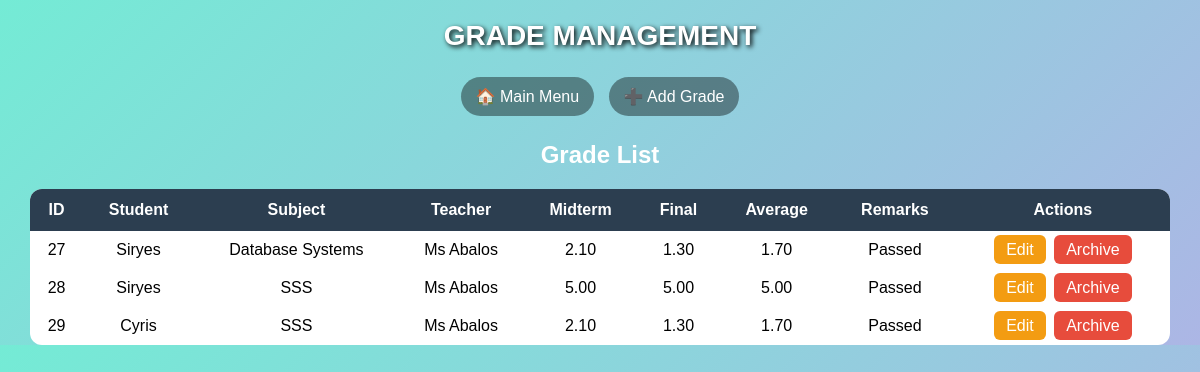
The page /grades.php on the database its author committed.
### tables this page shows
CREATE TABLE `grades` (
  `grade_id` int(11) NOT NULL,
  `student_id` int(11) DEFAULT NULL,
  `subject_id` int(11) DEFAULT NULL,
  `teacher_name` varchar(100) DEFAULT NULL,
  `midterm` decimal(5,2) DEFAULT NULL,
  `final` decimal(5,2) DEFAULT NULL,
  `average` decimal(5,2) DEFAULT NULL,
  `remarks` varchar(10) DEFAULT NULL
);

CREATE TABLE `students` (
  `StudentID` int(11) NOT NULL,
  `FirstName` text DEFAULT NULL,
  `LastName` text DEFAULT NULL,
  `Age` int(11) DEFAULT NULL,
  `Address` text DEFAULT NULL,
  `Contact` varchar(15) NOT NULL,
  `Course` text DEFAULT NULL,
  `Gender` text DEFAULT NULL,
  `YearLevel` text DEFAULT NULL
);

CREATE TABLE `subjects` (
  `subject_id` int(11) NOT NULL,
  `subject_name` varchar(100) DEFAULT NULL,
  `units` int(11) DEFAULT NULL
);

### grades.php (the view, shortened to what this page needs)
<?php
$conn = new mysqli("localhost", "root", "", "studentrecordsV1");
$page = $_GET['action'] ?? 'view';
?>
<!DOCTYPE html>
<html>
<head>
</head>
<body>
<div class="header">GRADE MANAGEMENT</div>
<div class="nav">
    <a href="index.php">🏠 Main Menu</a>
    <a href="grades.php?action=add">➕ Add Grade</a>
</div>
<div class="container">
<?php if ($page == "add"): ?>
<div class="back-container">
    <a class="back" href="grades.php">⬅ Back</a>
</div>
<div class="card">
<h2>Add Grade</h2>
<form method="POST">
<select name="student_id" required>
<option value="">Select Student</option>
<?php
$students = $conn->query("SELECT * FROM Students");
while ($s = $students->fetch_assoc()):
?>
<option value="<?= $s['StudentID'] ?>">
<?= $s['FirstName'] . " " . $s['LastName'] ?>
</option>
<?php endwhile; ?>
</select>
<select name="subject_id" required>
<option value="">Select Subject</option>
<?php
$subjects = $conn->query("SELECT * FROM Subjects");
while ($sub = $subjects->fetch_assoc()):
?>
<option value="<?= $sub['subject_id'] ?>">
<?= $sub['subject_name'] ?>
</option>
<?php endwhile; ?>
</select>
<input name="midterm" placeholder="Midterm" required>
<input name="final" placeholder="Final" required>
<input name="remarks" placeholder="Remarks" required>
<input name="teacher_name" placeholder="Teacher Name" required>
<br><br>
<button name="add_grade">Add Grade</button>
</form>
</div>
<?php else: ?>
<h2 style="text-align:center;color:white;">Grade List</h2>
<table>
<tr>
    <th>ID</th>
    <th>Student</th>
    <th>Subject</th>
    <th>Teacher</th>
    <th>Midterm</th>
    <th>Final</th>
    <th>Average</th>
    <th>Remarks</th>
    <th>Actions</th>
</tr>
<?php
$res = $conn->query("
SELECT Grades.*, Students.FirstName, Subjects.subject_name
FROM Grades
JOIN Students ON Grades.student_id = Students.StudentID
JOIN Subjects ON Grades.subject_id = Subjects.subject_id
");
while ($row = $res->fetch_assoc()):
?>
<tr>
    <td><?= $row['grade_id'] ?></td>
    <td><?= $row['FirstName'] ?></td>
    <td><?= $row['subject_name'] ?></td>
    <td><?= $row['teacher_name'] ?></td>
    <td><?= $row['midterm'] ?></td>
    <td><?= $row['final'] ?></td>
    <td><?= $row['average'] ?></td>
    <td><?= $row['remarks'] ?></td>
    <td>
        <a class="btn edit-btn" href="grades.php?action=edit&id=<?= $row['grade_id'] ?>">Edit</a>
        <a class="btn archive-btn" href="grades.php?action=archive&id=<?= $row['grade_id'] ?>">Archive</a>
    </td>
</tr>
<?php endwhile; ?>
</table>
<?php endif; ?>
</div>
</body>
</html>

### grades.php (style rules this page uses)
body { font-family: Arial; margin: 0; background: linear-gradient(135deg, #74ebd5, #ACB6E5); }
.header { text-align: center; padding: 20px; font-size: 28px; color: white; font-weight: bold; text-shadow: 2px 2px 5px black; }
.nav { text-align: center; margin-bottom: 10px; }
.nav a { display: inline-block; padding: 10px 15px; margin: 5px; border-radius: 20px; text-decoration: none; color: white; background: rgba(0,0,0,0.4); }
.container { width: 95%; margin: auto; }
.btn { padding: 6px 12px; border-radius: 6px; text-decoration: none; color: white; margin: 2px; }
.edit-btn { background: #f39c12; }
.archive-btn { background: #e74c3c; }
table { width: 100%; border-collapse: collapse; background: white; margin-top: 20px; border-radius: 12px; overflow: hidden; }
th { background: #2c3e50; color: white; padding: 12px; }
td { padding: 10px; text-align: center; }

### rows shown on the page
grades: grade_id "27", student.FirstName "Siryes", subject.subject_name "Database Systems", teacher_name "Ms Abalos", midterm "2.10", final "1.30", average "1.70", remarks "Passed"
grades: grade_id "28", student.FirstName "Siryes", subject.subject_name "SSS", teacher_name "Ms Abalos", midterm "5.00", final "5.00", average "5.00", remarks "Passed"
grades: grade_id "29", student.FirstName "Cyris", subject.subject_name "SSS", teacher_name "Ms Abalos", midterm "2.10", final "1.30", average "1.70", remarks "Passed"
